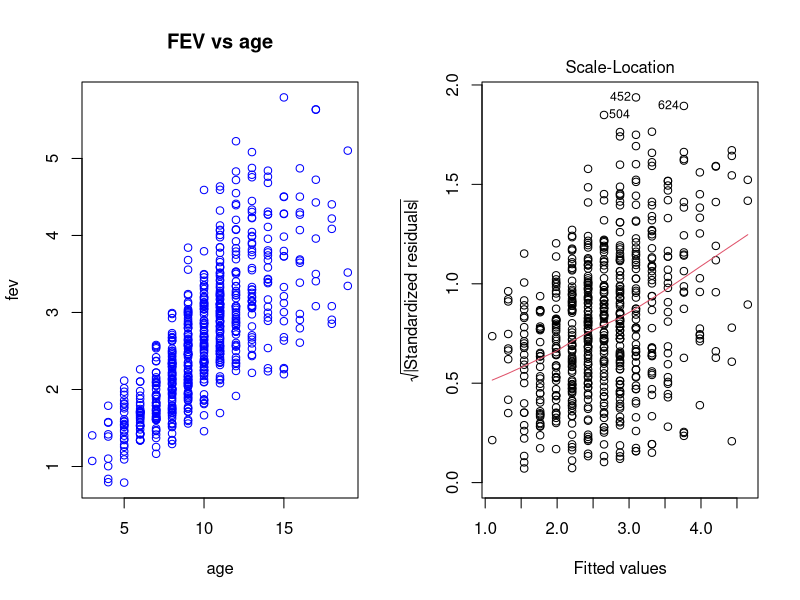
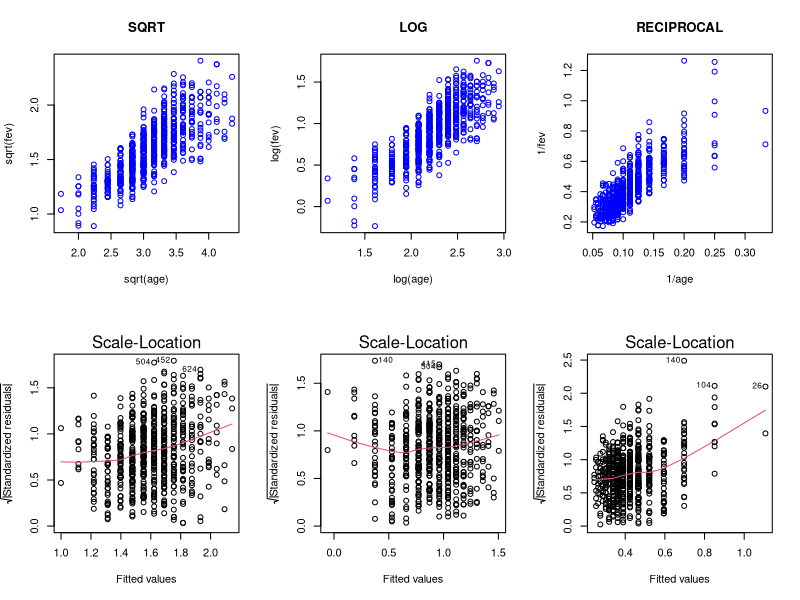

These figures' R source, in order:
## ---- chunk 1
a2 = read.table("DataA2.txt", sep=" ", header=T) # load the data
# fev forced expiratory volumn, measure of lung capacity, response variable
# age, height, continuous predictors
# sex, smoking status, categorical predictors (0 or 1)

# consider models that use age and fev
fev <- a2$fev; age <- a2$age

#  Q1.a plot FEV vs age and the scale-location plot 
# a scale-location plot is sqrt of standardized residual vs fitted value
# see if residual spread along predictors, checks equal variance assumption
mod1 = lm(fev ~ age)
par(mfrow=c(1,2))
plot(age, fev, type="p", col="blue", pch=21, main="FEV vs age")
plot(mod1, which=3)  # which selects from among 4 lm plots

# Comment: The scatter plot indicates a linear association between FEV and age.
# The scale-location plot indicates that the variance in the response variable 
# increases with age
## ---- chunk 2
# Q1.b plot sqrt, log, inverse transformation of data (both predictor and response)\
mod2 = lm(sqrt(fev)~sqrt(age))
mod3 = lm(log(fev)~log(age))
a=1/fev; b=1/age; mod4 = lm(a~b)
par(mfcol=c(2,3))
plot(sqrt(age),sqrt(fev),type="p",col="blue",pch=21, main="SQRT")
plot(mod2,which=3)
plot(log(age),log(fev),type=
       "p",col="blue",pch=21, main="LOG")
plot(mod3,which=3)
plot(1/age,1/fev,type="p",col="blue",pch=21, main="RECIPROCAL")
plot(mod4,which=3)
# Comment: log looks best as scale-location mostly evenly spread
## ---- chunk 3
# Q2.a The estimated regression line is hat{log(fev)} = 0.8462 log(age) - 0.9877
mod3 = lm(log(fev)~log(age))
mod3$coefficients

# Q2.b Has transformation improved adherence to constant variance assumption? is the model acceptable? Explain
# The residuals vs fitted line is greatly improved (From scale-location), 
# but the variance still isn't constant: intermediate fitted values 
# (around y-hat = 0.8) have relatively lowvariance. 
# Separately, the QQ plot of the residuals (not shown) looks good.


# Q2.c Assume model acceptable, how do you interpret the slope?
# The slope indicates that for a k-fold increase in age, FEV increases by a 
# factor of k^0.8462. So if age doubles, FEV increases by 80%.
# https://www.cscu.cornell.edu/news/statnews/stnews83.pdf
# rule of thumb
# response log transformed: 100*beta_1 percent change for a 1 unit increase in x 
# predictor log transformed: beta_1/100 change for 1 percent increase in x
# both log transformed: beta_1 percent change for 1 percent increase in x
#    more precisely, k-fold increase in X -> k^beta_1 fold increase in Y



# Q2.d For age=c(8,17,21), find 95% CIs for mean response on untransformed scale
# Find 95% prediction intervals. 
CI<-predict.lm(mod3,newdata=data.frame(age=c(8,17,21)), interval=c("confidence"))
PI<-predict.lm(mod3,newdata=data.frame(age=c(8,17,21)), interval=c("prediction"))
print(exp(CI)); print(exp(PI))
